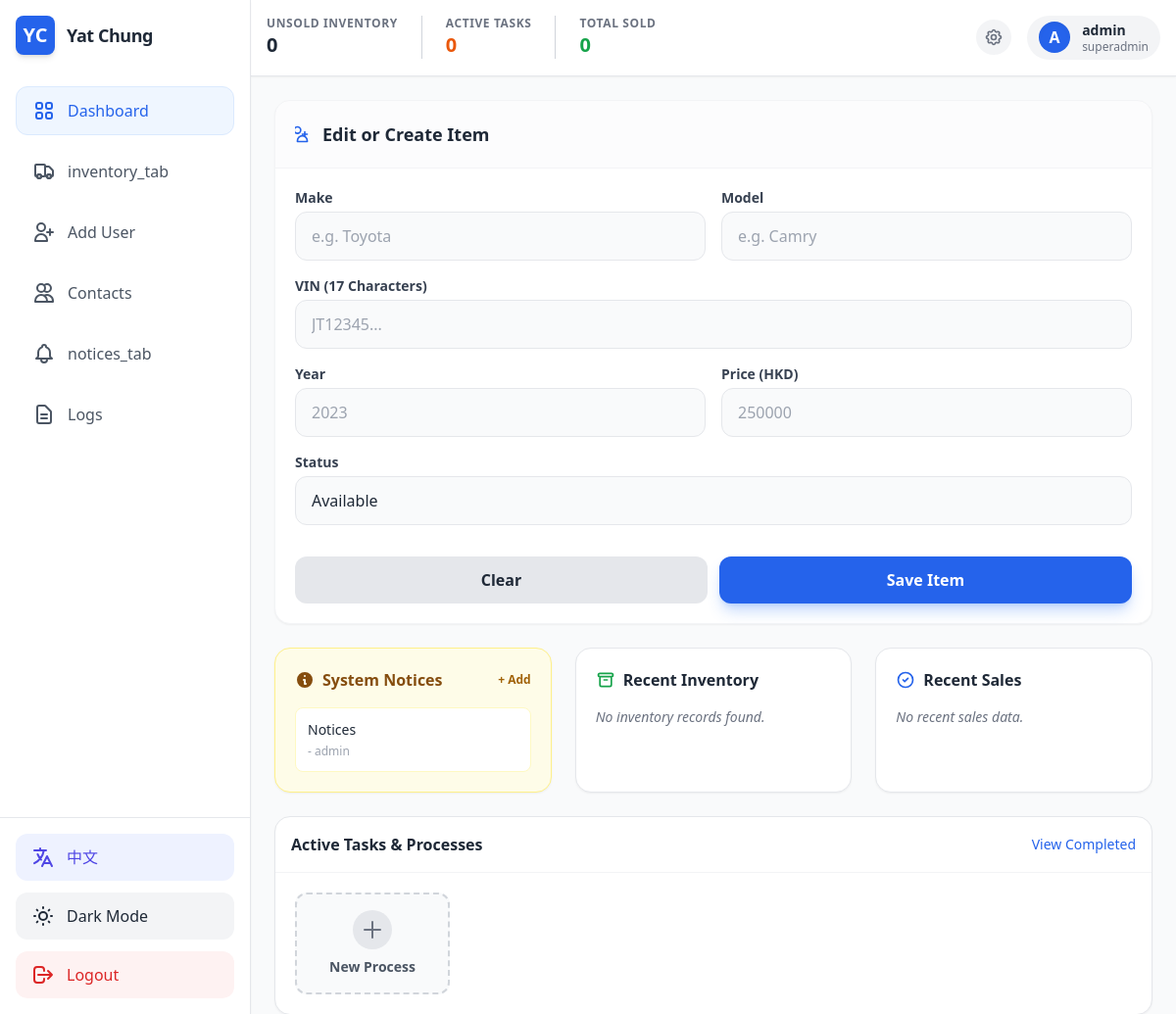
The app's page /dashboard (signed in) with its own data.
### app.py (models this page shows, shortened)
class User(UserMixin, db.Model):
    __tablename__ = 'users'
    id = db.Column(db.Integer, primary_key=True)
    username = db.Column(db.String(80), unique=True, nullable=False)
    password_hash = db.Column(db.String(128), nullable=False)
    role = db.Column(db.String(20), nullable=False, default='staff')

class Notice(db.Model):
    id = db.Column(db.Integer, primary_key=True)
    content = db.Column(db.Text, nullable=False)
    timestamp = db.Column(db.DateTime, default=datetime.utcnow)
    user_id = db.Column(db.Integer, db.ForeignKey(User.id), nullable=False)
    author = db.relationship('User', backref=db.backref('notices', lazy=True))

### app.py (the view)
@app.route('/dashboard')
@login_required
def dashboard():
    inventory_items = Inventory.query.order_by(Inventory.id.desc()).all()
    tasks = Task.query.filter_by(assigned_to=current_user.id, status='Pending').all()
    sold_items = Inventory.query.filter_by(status='Sold').order_by(Inventory.id.desc()).all()
    notices = Notice.query.order_by(Notice.timestamp.desc()).limit(5).all()
    return render_template(
        'dashboard.html',
        user=current_user,
        inventory=inventory_items,
        sold_items=sold_items,
        tasks=tasks,
        notices=notices,
        total_inventory=len([i for i in inventory_items if i.status != 'Sold']), # Count only unsold
        active_tasks=len(tasks),
        monthly_sales=len(sold_items)
    )

### templates/dashboard.html (shortened to what this page needs)
{% extends "base.html" %}
{% block header_content %}
<div class="flex gap-6 overflow-x-auto hide-scrollbar">
    <div class="flex flex-col">
        <span class="text-xs text-gray-500 dark:text-gray-400 uppercase font-bold tracking-wider">{{ t('unsold_inventory') }}</span>
        <span class="text-xl font-extrabold text-gray-800 dark:text-white">{{ total_inventory }}</span>
    </div>
    <div class="flex flex-col">
        <span class="text-xs text-gray-500 dark:text-gray-400 uppercase font-bold tracking-wider">{{ t('active_tasks') }}</span>
        <span class="text-xl font-extrabold text-warning">{{ active_tasks }}</span>
    </div>
    <div class="flex flex-col">
        <span class="text-xs text-gray-500 dark:text-gray-400 uppercase font-bold tracking-wider">{{ t('total_sold') }}</span>
        <span class="text-xl font-extrabold text-success">{{ monthly_sales }}</span>
    </div>
</div>
<div class="flex items-center gap-4">
    <button class="p-2 text-gray-500 hover:text-gray-700 dark:text-gray-400 dark:hover:text-gray-200 bg-gray-100 dark:bg-gray-700 rounded-full transition-colors">
    </button>
    <div class="flex items-center gap-3 px-3 py-1.5 bg-gray-100 dark:bg-gray-700 rounded-full">
        <div class="w-8 h-8 bg-primary text-white rounded-full flex items-center justify-center font-bold shadow-inner">
            {{ user.username[0] | upper if user else 'U' }}
        </div>
        <div class="hidden sm:block text-sm">
            <p class="font-bold leading-tight">{{ user.username if user else 'Staff User' }}</p>
            <p class="text-xs text-gray-500 dark:text-gray-400 leading-tight">{{ user.role if user else 'Staff' }}</p>
        </div>
    </div>
</div>
{% endblock %}
{% block content %}
<div class="grid grid-cols-1 xl:grid-cols-3 gap-6 h-full">
                {% if user and user.role != 'investor' %}
                <div class="xl:col-span-1 bg-white dark:bg-gray-800 rounded-2xl shadow-sm border border-gray-100 dark:border-gray-700 flex flex-col">
                    <div class="p-5 border-b border-gray-100 dark:border-gray-700 bg-gray-50/50 dark:bg-gray-800/50 rounded-t-2xl">
                        <h2 class="font-bold text-lg text-gray-800 dark:text-white flex items-center gap-2">
                            <svg class="w-5 h-5 text-primary" fill="none" stroke="currentColor" viewBox="0 0 24 24"><path stroke-linecap="round" stroke-linejoin="round" stroke-width="2" d="M12 9v3m0 0v3m0-3h3m-3 0h-3m-2-5a4 4 0 11-8 0 4 4 0 018 0zM3 20a6 6 0 0112 0v1H3v-1z"></path></svg>
                            {{ t('edit_create_item') }}
                        </h2>
                    </div>
                    <form action="{{ url_for('add_inventory') }}" method="POST" class="p-5 flex-1 flex flex-col gap-4">
                        <div class="grid grid-cols-2 gap-4">
                            <div>
                                <label class="block text-sm font-semibold text-gray-700 dark:text-gray-300 mb-1">Make</label>
                                <input type="text" name="make" required placeholder="e.g. Toyota" class="w-full px-4 py-3 rounded-xl bg-gray-50 dark:bg-gray-900 border border-gray-200 dark:border-gray-700 focus:ring-2 focus:ring-primary focus:outline-none transition-all dark:text-white">
                            </div>
                            <div>
                                <label class="block text-sm font-semibold text-gray-700 dark:text-gray-300 mb-1">Model</label>
                                <input type="text" name="model" required placeholder="e.g. Camry" class="w-full px-4 py-3 rounded-xl bg-gray-50 dark:bg-gray-900 border border-gray-200 dark:border-gray-700 focus:ring-2 focus:ring-primary focus:outline-none transition-all dark:text-white">
                            </div>
                        </div>
                        <div>
                            <label class="block text-sm font-semibold text-gray-700 dark:text-gray-300 mb-1">VIN (17 Characters)</label>
                            <input type="text" name="vin" required placeholder="JT12345..." maxlength="17" class="w-full px-4 py-3 rounded-xl bg-gray-50 dark:bg-gray-900 border border-gray-200 dark:border-gray-700 focus:ring-2 focus:ring-primary focus:outline-none transition-all dark:text-white">
                        </div>
                        <div class="grid grid-cols-2 gap-4">
                            <div>
                                <label class="block text-sm font-semibold text-gray-700 dark:text-gray-300 mb-1">Year</label>
                                <input type="number" name="year" required placeholder="2023" class="w-full px-4 py-3 rounded-xl bg-gray-50 dark:bg-gray-900 border border-gray-200 dark:border-gray-700 focus:ring-2 focus:ring-primary focus:outline-none transition-all dark:text-white">
                            </div>
                            <div>
                                <label class="block text-sm font-semibold text-gray-700 dark:text-gray-300 mb-1">Price (HKD)</label>
                                <input type="number" name="price" required placeholder="250000" step="0.01" class="w-full px-4 py-3 rounded-xl bg-gray-50 dark:bg-gray-900 border border-gray-200 dark:border-gray-700 focus:ring-2 focus:ring-primary focus:outline-none transition-all dark:text-white">
                            </div>
                        </div>
                        <div>
                            <label class="block text-sm font-semibold text-gray-700 dark:text-gray-300 mb-1">Status</label>
                            <select name="status" required class="w-full px-4 py-3 rounded-xl bg-gray-50 dark:bg-gray-900 border border-gray-200 dark:border-gray-700 focus:ring-2 focus:ring-primary focus:outline-none transition-all dark:text-white appearance-none">
                                <option value="Available">Available</option>
                            </select>
                        </div>
                        <div class="mt-auto pt-4 grid grid-cols-2 gap-3">
                            <button type="reset" class="py-3 px-4 bg-gray-200 dark:bg-gray-700 hover:bg-gray-300 dark:hover:bg-gray-600 text-gray-800 dark:text-white rounded-xl font-bold transition-colors">Clear</button>
                            <button type="submit" class="py-3 px-4 bg-primary hover:bg-blue-700 text-white rounded-xl font-bold shadow-lg shadow-blue-500/30 transition-all">Save Item</button>
                        </div>
                    </form>
                </div>
                {% endif %}
                <div class="xl:col-span-2 flex flex-col gap-6">
                    <div class="grid grid-cols-1 lg:grid-cols-3 gap-6">
                        <div class="bg-yellow-50 dark:bg-yellow-900/20 border border-yellow-200 dark:border-yellow-700/50 rounded-2xl p-5 flex flex-col shadow-sm">
                            <div class="flex justify-between items-center mb-4">
                                <h3 class="font-bold text-yellow-800 dark:text-yellow-500 flex items-center gap-2">
                                    <svg class="w-5 h-5" fill="currentColor" viewBox="0 0 20 20"><path fill-rule="evenodd" d="M18 10a8 8 0 11-16 0 8 8 0 0116 0zm-7-4a1 1 0 11-2 0 1 1 0 012 0zM9 9a1 1 0 000 2v3a1 1 0 001 1h1a1 1 0 100-2v-3a1 1 0 00-1-1H9z" clip-rule="evenodd"></path></svg>
                                    {{ t('system_notices') }}
                                </h3>
                                {% if user and user.role in ['owner', 'co_owner', 'senior_staff', 'superadmin'] %}
                                <button onclick="openNoticeModal()" class="text-xs font-bold text-yellow-700 dark:text-yellow-400 hover:underline">
                                    + Add
                                </button>
                                {% endif %}
                            </div>
                            <ul class="space-y-3 flex-1 overflow-y-auto hide-scrollbar">
                                {% if notices %}
                                    {% for notice in notices %}
                                        <li class="text-sm bg-white dark:bg-gray-800/60 p-3 rounded-lg border border-yellow-100 dark:border-yellow-800/30">
                                            {{ notice.content }}
                                            <span class="block mt-1 text-xs text-gray-400">- {{ notice.author.username }}</span>
                                        </li>
                                    {% endfor %}
                                {% else %}
                                    <li class="text-sm text-gray-500 italic p-3">No new notices at this time.</li>
                                {% endif %}
                            </ul>
                        </div>
                        <div class="bg-white dark:bg-gray-800 border border-gray-200 dark:border-gray-700 rounded-2xl p-5 flex flex-col shadow-sm">
                            <h3 class="font-bold text-gray-800 dark:text-white mb-4 flex items-center gap-2">
                                <svg class="w-5 h-5 text-success" fill="none" stroke="currentColor" viewBox="0 0 24 24"><path stroke-linecap="round" stroke-linejoin="round" stroke-width="2" d="M5 8h14M5 8a2 2 0 110-4h14a2 2 0 110 4M5 8v10a2 2 0 002 2h10a2 2 0 002-2V8m-9 4h4"></path></svg>
                                {{ t('recent_inventory') }}
                            </h3>
                            <ul class="space-y-3">
                                {% for item in inventory[:5] %}
                                <li class="flex justify-between items-center text-sm border-b border-gray-100 dark:border-gray-700 pb-2">
                                    <span class="font-medium">{{ item.year }} {{ item.make }} {{ item.model }}</span>
                                    <div class="flex items-center gap-2">
                                        <span class="text-xs bg-gray-100 text-gray-800 dark:bg-gray-700 dark:text-gray-300 px-2 py-1 rounded
                                            {% if item.status == 'Available' %} !bg-blue-100 !text-blue-800 dark:!bg-blue-900/30 dark:!text-blue-400 {% endif %}
                                            {% if item.status == 'Reserved' %} !bg-orange-100 !text-orange-800 dark:!bg-orange-900/30 dark:!text-orange-400 {% endif %}">
                                            {{ item.status }}
                                        </span>
                                        {% if item.status != 'Sold' and user and user.role != 'investor' %}
                                        <form action="{{ url_for('mark_sold', item_id=item.id) }}" method="POST" class="inline">
                                            <button type="submit" class="text-gray-400 hover:text-success p-1 transition-colors" title="Mark as Sold">
                                                <svg class="w-4 h-4" fill="none" stroke="currentColor" viewBox="0 0 24 24"><path stroke-linecap="round" stroke-linejoin="round" stroke-width="2" d="M12 8c-1.657 0-3 .895-3 2s1.343 2 3 2 3 .895 3 2-1.343 2-3 2m0-8c1.11 0 2.08.402 2.599 1M12 8V7m0 1v8m0 1v8m0 0v1m0-1c-1.11 0-2.08-.402-2.599-1M21 12a9 9 0 11-18 0 9 9 0 0118 0z"></path></svg>
                                            </button>
                                        </form>
                                        {% endif %}
                                    </div>
                                </li>
                                {% else %}
                                    <li class="text-sm text-gray-500 italic">No inventory records found.</li>
                                {% endfor %}
                            </ul>
                        </div>
                        <div class="bg-white dark:bg-gray-800 border border-gray-200 dark:border-gray-700 rounded-2xl p-5 flex flex-col shadow-sm">
                            <h3 class="font-bold text-gray-800 dark:text-white mb-4 flex items-center gap-2">
                                <svg class="w-5 h-5 text-primary" fill="none" stroke="currentColor" viewBox="0 0 24 24"><path stroke-linecap="round" stroke-linejoin="round" stroke-width="2" d="M9 12l2 2 4-4m6 2a9 9 0 11-18 0 9 9 0 0118 0z"></path></svg>
                                {{ t('recent_sales') }}
                            </h3>
                            <ul class="space-y-3">
                                {% for sale in sold_items[:5] %}
                                <li class="flex justify-between items-center text-sm border-b border-gray-100 dark:border-gray-700 pb-2">
                                    <span class="font-medium text-gray-500">{{ sale.year }} {{ sale.make }} {{ sale.model }}</span>
                                    <span class="font-bold text-gray-700 dark:text-gray-300">HK${{ "{:,.0f}".format(sale.price) }}</span>
                                </li>
                                {% else %}
                                    <li class="text-sm text-gray-500 italic">No recent sales data.</li>
                                {% endfor %}
                            </ul>
                        </div>
                    </div>
                    <div class="flex-1 bg-white dark:bg-gray-800 border border-gray-200 dark:border-gray-700 rounded-2xl flex flex-col shadow-sm">
                        <div class="p-4 border-b border-gray-100 dark:border-gray-700 flex justify-between items-center">
                            <h3 class="font-bold text-gray-800 dark:text-white">Active Tasks & Processes</h3>
                            <button class="text-sm text-primary hover:underline font-medium">View Completed</button>
                        </div>
                        <div class="p-5 grid grid-cols-2 md:grid-cols-4 lg:grid-cols-5 gap-4 overflow-y-auto hide-scrollbar">
                            {% if user and user.role != 'investor' %}
                            <div onclick="openTaskModal()" class="bg-gray-50 dark:bg-gray-900 border-2 border-dashed border-gray-300 dark:border-gray-600 rounded-xl p-4 flex flex-col items-center justify-center text-center gap-2 hover:border-primary hover:bg-blue-50 dark:hover:bg-blue-900/20 cursor-pointer transition-colors">
                                <div class="w-10 h-10 rounded-full bg-gray-200 dark:bg-gray-700 text-gray-500 flex items-center justify-center">
                                    <svg class="w-6 h-6" fill="none" stroke="currentColor" viewBox="0 0 24 24"><path stroke-linecap="round" stroke-linejoin="round" stroke-width="2" d="M12 4v16m8-8H4"></path></svg>
                                </div>
                                <span class="text-sm font-semibold text-gray-600 dark:text-gray-400">New Process</span>
                            </div>
                            {% endif %}
                        </div>
                    </div>
                </div>
            </div>
</div>
{% endblock %}

### records on screen
User: username "A", username "admin", role "superadmin"
Notice: content "Notices", author.username "admin"

### other values on screen
{{ t('dashboard') }} "Dashboard"
{{ t('inventory_tab') }} "inventory_tab"
{{ t('add_user') }} "Add User"
{{ t('contacts') }} "Contacts"
{{ t('notices_tab') }} "notices_tab"
{{ t('logs') }} "Logs"
{{ '中文' if current_lang == 'en' else 'English' }} "中文"
{{ t('logout') }} "Logout"
{{ t('unsold_inventory') }} "UNSOLD INVENTORY"
{{ total_inventory }} "0"
{{ t('active_tasks') }} "ACTIVE TASKS"
{{ active_tasks }} "0"
{{ t('total_sold') }} "TOTAL SOLD"
{{ monthly_sales }} "0"
{{ t('edit_create_item') }} "Edit or Create Item"
